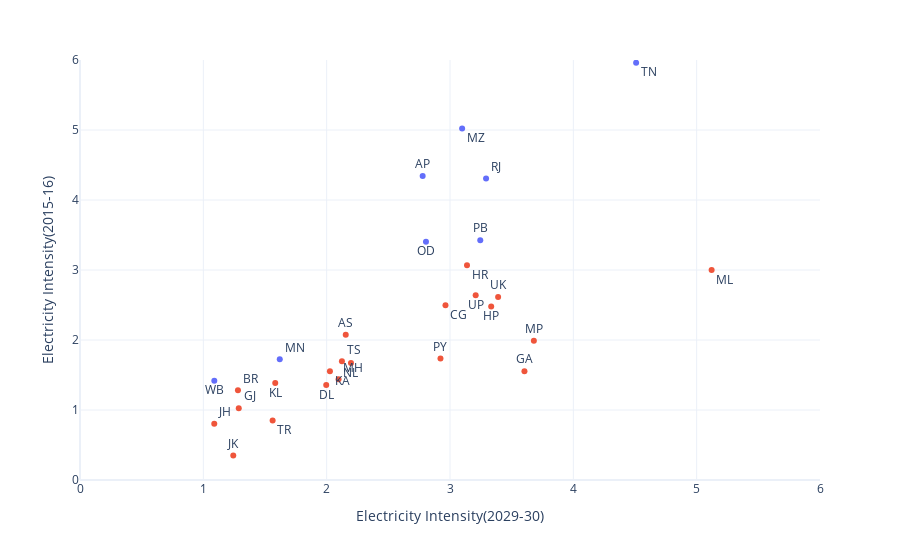

Notebook code for this chart:
### Code cell
fig = px.scatter(scatter_data, x=scatter_data['ei_15'], y=scatter_data['ei_30'],color=scatter_data['color'],text=scatter_data['Alias'])
fig.update_traces(textposition='middle left')
fig.update_layout(xaxis_title="Electricity Intensity(2029-30)",yaxis_title="Electricity Intensity(2015-16)", template='plotly_white',showlegend=False)
fig.update_xaxes(range=[0,6])
fig.update_yaxes(range=[0,6])




def improve_text_position(x):
    """ it is more efficient if the x values are sorted """
    positions = ['top center','top right','bottom right','bottom center',]  # you can add more: left center ...
    return [positions[i % len(positions)] for i in range(len(x))]

fig.update_traces(textposition=improve_text_position(scatter_data['Alias']))

fig.show()

### Figure 1 — Plotly figure (JSON) as saved in the notebook; plotly's stock layout.template omitted (floating-point values rounded to 4 significant figures)
{"data": [{"hovertemplate": "color=green<br>ei_15=%{x}<br>ei_30=%{y}<br>Alias=%{text}<extra></extra>", "legendgroup": "green", "marker": {"color": "#636efa", "symbol": "circle"}, "mode": "markers+text", "name": "green", "orientation": "v", "showlegend": true, "text": ["AP", "MN", "MZ", "OD", "PB", "RJ", "TN", "WB"], "textposition": ["top center", "top right", "bottom right", "bottom center", "top center", "top right", "bottom right", "bottom center", "top center", "top right", "bottom right", "bottom center", "top center", "top right", "bottom right", "bottom center", "top center", "top right", "bottom right", "bottom center", "top center", "top right", "bottom right", "bottom center", "top center", "top right", "bottom right", "bottom center", "top center"], "type": "scatter", "x": [2.778, 1.62, 3.098, 2.805, 3.246, 3.292, 4.509, 1.089], "xaxis": "x", "y": [4.344, 1.725, 5.023, 3.405, 3.426, 4.306, 5.961, 1.419], "yaxis": "y"}, {"hovertemplate": "color=red<br>ei_15=%{x}<br>ei_30=%{y}<br>Alias=%{text}<extra></extra>", "legendgroup": "red", "marker": {"color": "#EF553B", "symbol": "circle"}, "mode": "markers+text", "name": "red", "orientation": "v", "showlegend": true, "text": ["AS", "BR", "CG", "DL", "GA", "GJ", "HR", "HP", "JK", "JH", "KA", "KL", "MP", "MH", "ML", "NL", "PY", "TS", "TR", "UP", "UK"], "textposition": ["top center", "top right", "bottom right", "bottom center", "top center", "top right", "bottom right", "bottom center", "top center", "top right", "bottom right", "bottom center", "top center", "top right", "bottom right", "bottom center", "top center", "top right", "bottom right", "bottom center", "top center", "top right", "bottom right", "bottom center", "top center", "top right", "bottom right", "bottom center", "top center"], "type": "scatter", "x": [2.155, 1.281, 2.963, 1.996, 3.604, 1.287, 3.138, 3.334, 1.243, 1.089, 2.026, 1.583, 3.68, 2.096, 5.121, 2.197, 2.923, 2.124, 1.562, 3.208, 3.39], "xaxis": "x", "y": [2.077, 1.281, 2.495, 1.358, 1.555, 1.025, 3.068, 2.478, 0.3484, 0.8043, 1.554, 1.386, 1.991, 1.438, 3, 1.672, 1.737, 1.696, 0.8516, 2.638, 2.616], "yaxis": "y"}], "layout": {"legend": {"title": {"text": "color"}, "tracegroupgap": 0}, "margin": {"t": 60}, "showlegend": false, "xaxis": {"anchor": "y", "domain": [0, 1], "range": [0, 6], "title": {"text": "Electricity Intensity(2029-30)"}}, "yaxis": {"anchor": "x", "domain": [0, 1], "range": [0, 6], "title": {"text": "Electricity Intensity(2015-16)"}}}}
